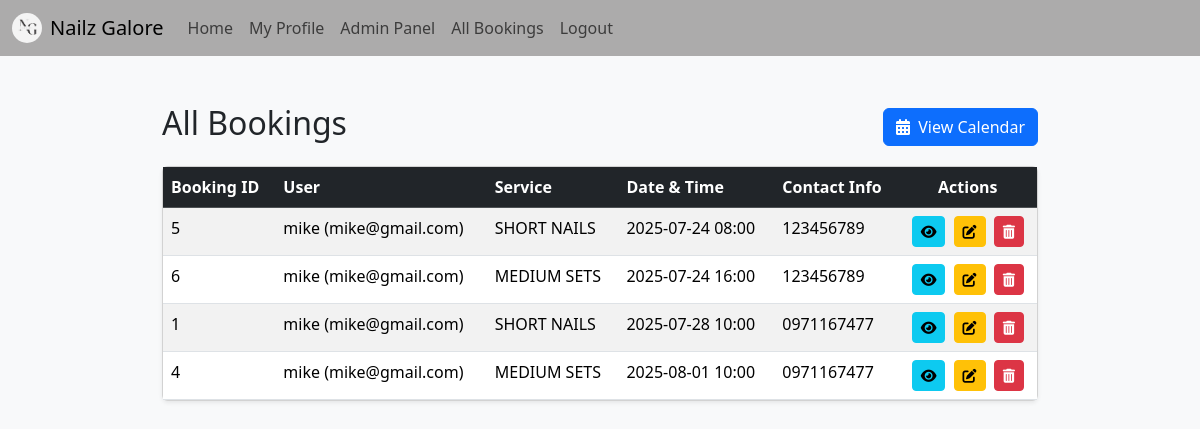
Screenshot of /admin/bookings (signed in) with the database file from the repository.
### Nailtech_website/models.py (models this page shows)
class Booking(db.Model):
    id = db.Column(db.Integer, primary_key=True)
    user_id = db.Column(db.Integer, db.ForeignKey('user.id'))
    service_id = db.Column(db.Integer, db.ForeignKey('service.id'))
    date_time = db.Column(db.DateTime, nullable=False)
    contact_info = db.Column(db.String(150))

class User(db.Model, UserMixin):
    id = db.Column(db.Integer, primary_key=True)
    email = db.Column(db.String(150), unique=True)
    password = db.Column(db.String(150))
    firstName = db.Column(db.String(150))
    bookings = db.relationship('Booking', backref='user')

class Service(db.Model):
    id = db.Column(db.Integer, primary_key=True)
    name = db.Column(db.String(150), nullable=False)
    description = db.Column(db.String(1000))
    price = db.Column(db.Float, nullable=False)
    image_url = db.Column(db.String(300))  # Store image path or URL
    bookings = db.relationship('Booking', backref='service', cascade="all, delete-orphan")
    working_hours = db.relationship('WorkingHours', backref='service', cascade="all, delete-orphan")

### Nailtech_website/views.py (the view)
@views.route('/admin/bookings')
@login_required
def admin_bookings():
    if current_user.email != 'admin@example.com':  # Replace as needed
        flash('Unauthorized access.', 'danger')
        return redirect(url_for('views.home'))
    all_bookings = Booking.query.order_by(Booking.date_time.asc()).all()
    return render_template('admin_bookings.html', bookings=all_bookings, user=current_user)

### Nailtech_website/__init__.py (called while the page is built)
def create_app():
    app = Flask(__name__)
    app.config['SECRET_KEY'] = 'snjgndfigninfjigisg'
    app.config['SQLALCHEMY_DATABASE_URI'] = f'sqlite:///{DB_NAME}'
    db.init_app(app)
    @app.context_processor
    def inject_user():
        return dict(user=current_user)
    from .views import views
    app.register_blueprint(views, url_prefix='/')
    from .auth import auth
    app.register_blueprint(auth, url_prefix='/')
    from .models import User, Service, Booking
    create_database(app)
    login_manager = LoginManager()
    login_manager.login_view = 'auth.login'
    login_manager.init_app(app)
    @login_manager.user_loader
    def load_user(id):
        return User.query.get(int(id))
    return app

### Nailtech_website/templates/admin_bookings.html (shortened to what this page needs)
{% extends "base.html" %}
{% block content %}
<div class="container my-5" style="max-width: 900px;">
  <div class="d-flex justify-content-between align-items-center mb-3">
    <h2>All Bookings</h2>
    <a href="{{ url_for('views.calendar_view') }}" class="btn btn-primary">
      <i class="fas fa-calendar-alt me-1"></i> View Calendar
    </a>
  </div>
  {% if bookings %}
  <div class="card shadow-sm">
    <div class="card-body p-0">
      <table class="table table-striped table-hover mb-0">
        <thead class="table-dark">
          <tr>
            <th scope="col">Booking ID</th>
            <th scope="col">User</th>
            <th scope="col">Service</th>
            <th scope="col">Date & Time</th>
            <th scope="col">Contact Info</th>
            <th scope="col" class="text-center">Actions</th>
          </tr>
        </thead>
        <tbody>
          {% for booking in bookings %}
          <tr>
            <td>{{ booking.id }}</td>
            <td>{{ booking.user.firstName }} ({{ booking.user.email }})</td>
            <td>{{ booking.service.name }}</td>
            <td>{{ booking.date_time.strftime('%Y-%m-%d %H:%M') }}</td>
            <td>{{ booking.contact_info }}</td>
            <td class="text-center">
              <a href="{{ url_for('views.admin_booking_detail', booking_id=booking.id) }}" class="btn btn-sm btn-info me-1" title="View Details">
                <i class="fas fa-eye"></i>
              </a>
              <a href="{{ url_for('views.edit_booking', booking_id=booking.id) }}" class="btn btn-sm btn-warning me-1" title="Edit Booking">
                <i class="fas fa-edit"></i>
              </a>
              <form method="POST" action="{{ url_for('views.delete_booking', booking_id=booking.id) }}" style="display:inline;" onsubmit="return confirm('Are you sure you want to delete this booking?');">
                <button type="submit" class="btn btn-sm btn-danger" title="Delete Booking">
                  <i class="fas fa-trash-alt"></i>
                </button>
              </form>
            </td>
          </tr>
          {% endfor %}
        </tbody>
      </table>
    </div>
  </div>
  {% else %}
  <p class="text-muted text-center">No bookings found.</p>
  {% endif %}
</div>
{% endblock %}

### rows the page displays
Booking: id "5", user.firstName "mike", user.email "mike@gmail.com", service.name "SHORT NAILS", date_time "2025-07-24 08:00", contact_info "123456789"
Booking: id "6", user.firstName "mike", user.email "mike@gmail.com", service.name "MEDIUM SETS", date_time "2025-07-24 16:00", contact_info "123456789"
Booking: id "1", user.firstName "mike", user.email "mike@gmail.com", service.name "SHORT NAILS", date_time "2025-07-28 10:00", contact_info "0971167477"
Booking: id "4", user.firstName "mike", user.email "mike@gmail.com", service.name "MEDIUM SETS", date_time "2025-08-01 10:00", contact_info "0971167477"
